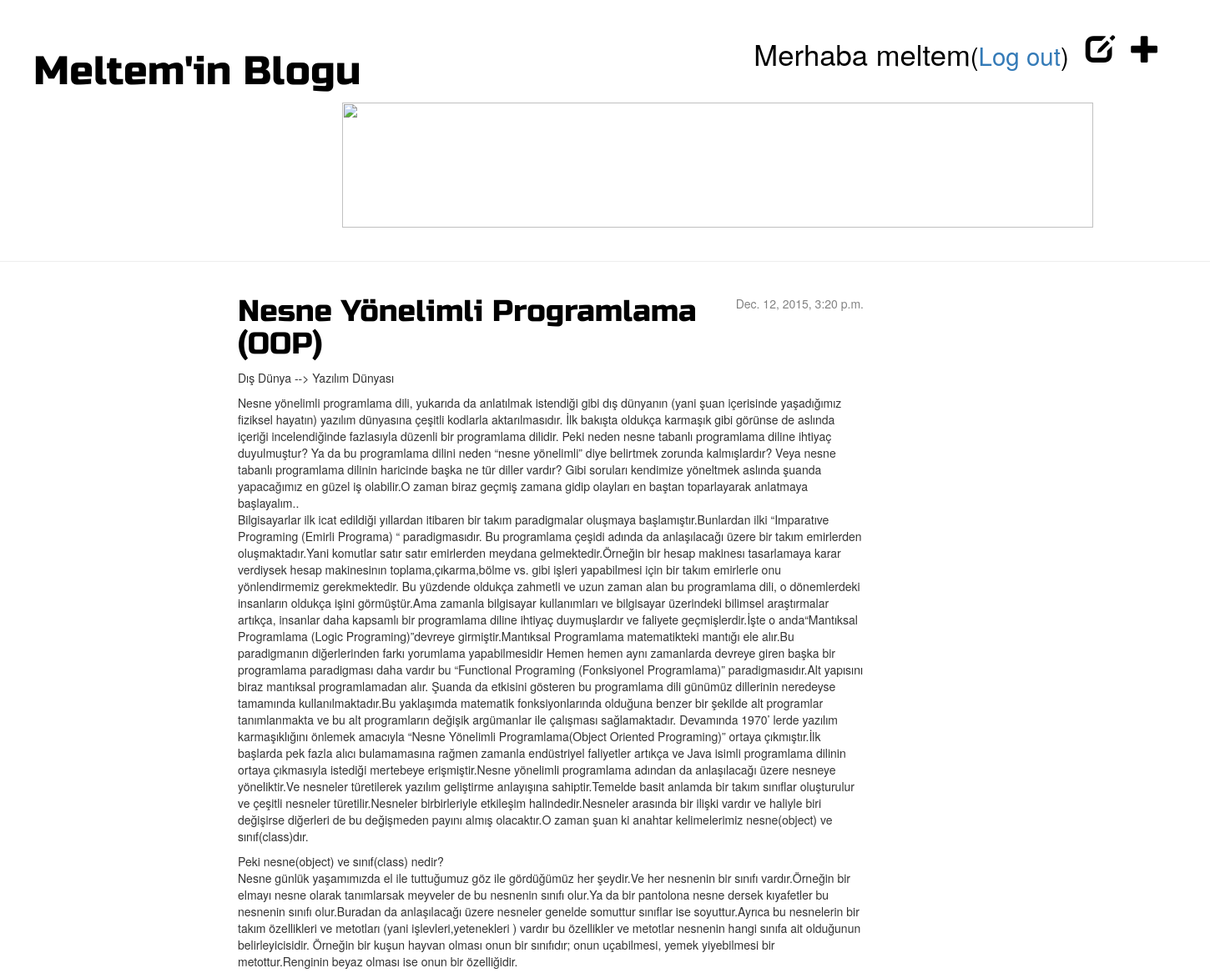
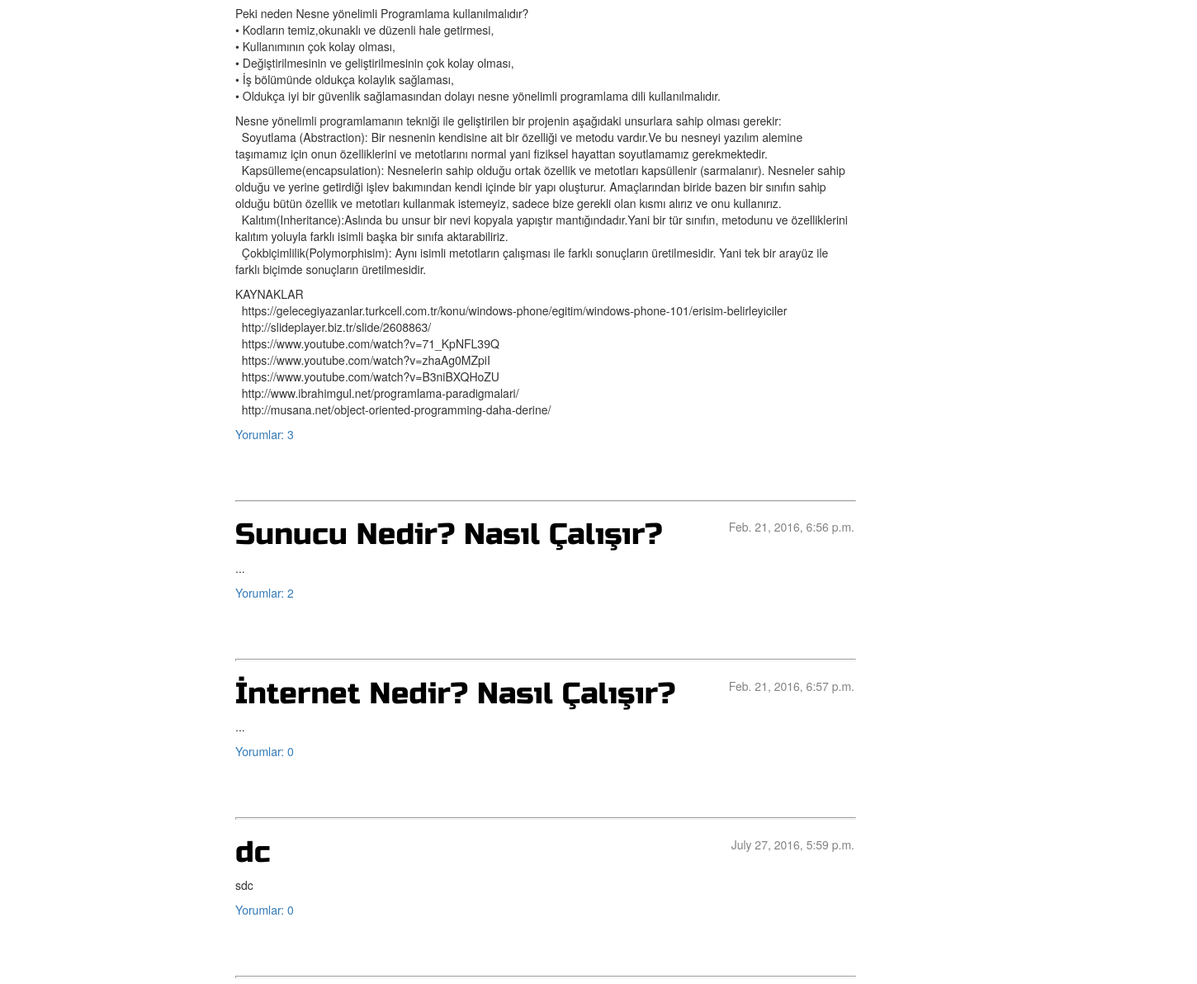
The app's page / (signed in) with its own data (2 pictures, top to bottom).
### blog/models.py (models this page shows, shortened)
class Post(models.Model):
    yazar = models.ForeignKey('auth.User')
    baslik = models.CharField(max_length=200)
    yazi = models.TextField()
    yaratilis_tarihi = models.DateTimeField(
            default=timezone.now)
    yayinlanma_tarihi = models.DateTimeField(
            blank=True, null=True)

### blog/views.py (the view)
# urls.py: url(r'^$', views.post_list, name='post_list'),
def post_list(request):
    posts = Post.objects.filter(yayinlanma_tarihi__lte=timezone.now()).order_by('yayinlanma_tarihi')
    return render(request, 'blog/post_list.html', {'posts': posts})

### blog/templates/blog/post_list.html (shortened to what this page needs)
{% extends 'blog/base.html' %}
{% load staticfiles %}
{% block content %}
    {% for post in posts %}
        <div class="post">
            <div class="date">
                {{ post.yayinlanma_tarihi }}
            </div>
            <h1><a href="{% url 'post_detail' pk=post.pk %}">{{ post.baslik }}</a></h1>
            <p>{{ post.yazi|linebreaks }}</p>
            <a href="{% url 'blog.views.post_detail' pk=post.pk %}">Yorumlar: {{ post.comments.count }}</a>
        </div>
        <hr>
    {% endfor %}
{% endblock content %}

### blog/templates/blog/base.html (shortened to what this page needs)
{% load staticfiles %}
<html>
     <head>
		<link rel="stylesheet" href="//maxcdn.bootstrapcdn.com/bootstrap/3.2.0/css/bootstrap.min.css">
		<link rel="stylesheet" href="//maxcdn.bootstrapcdn.com/bootstrap/3.2.0/css/bootstrap-theme.min.css">
		<link rel="stylesheet" href="{% static 'css/blog.css' %}">
    </head>
    <body>
        <div class="page-header">
    		{% if user.is_authenticated %}
    		<a href="{% url 'post_new' %}" class="top-menu"><span class="glyphicon glyphicon-plus"></span></a>
            <a href="{% url 'post_draft_list' %}" class="top-menu"><span class="glyphicon glyphicon-edit"></span></a>
            <p class="top-menu">Merhaba {{ user.username }}<small>(<a href="{% url 'logout' %}">Log out</a>)</small></p>
            {% else %}
            <a href="{% url 'login' %}" class="top-menu"><span class="glyphicon glyphicon-lock"></span></a>
            {% endif %}
            <h1><a href="/">Meltem'in Blogu</a></h1>
            <img src="http://2.bp.blogspot.com/-R97jzYoL7Z8/T3SWTvskGRI/AAAAAAAAAjc/_R1KFtHUpZI/s1600/1081.jpg">
        </div>
        <div class="content container">
            <div class="row">
                <div class="col-md-8">
                {% block content %}
                {% endblock %}
                </div>
            </div>
        </div>
    </body>
</html>

### blog/static/css/blog.css (style rules this page uses)
h1 a { color: black; font-family: 'Russo One'; }
.page-header img { width: 900px; height: 150px; margin: 0px 0px 0px 370px; }
.page-header { margin-top: 0; padding: 40px 40px 40px 40px; }
.page-header h1, .page-header h1 a, .page-header h1 a:visited, .page-header h1 a:active { color: black; font-size: 36pt; text-decoration: none; }
.content { margin-left: 270px; }
h1, h2, h3, h4 { font-family: 'Russo One', sans-serif; }
.post h1 { text-decoration:none; }
.date { float: right; color: #828282; }
.top-menu, .top-menu:hover, .top-menu:visited { color: black; float: right; font-size: 26pt; margin-right: 20px; }
.post { margin-bottom: 70px; }
.post h1 a, .post h1 a:visited { color: #000000; }
hr { display: block; margin-top: 0.5em; margin-bottom: 0.5em; margin-left: auto; margin-right: auto; border-style: inset; border-width: 1px; width: 750px; height: 0.5px; }
.post h1 a { text-decoration:none; }

### records on screen
Post: yayinlanma_tarihi "Dec. 12, 2015, 3:20 p.m.", baslik "Nesne Yönelimli Programlama (OOP)", yazi "Dış Dünya --> Yazılım Dünyası Nesne yönelimli programlama dili, yukarıda da anlatılmak istendiği gibi dış dünyanın (yani şuan içerisinde yaşadığımız fiziksel hayatın) yazılım dünyasına çeşitli kodlarla aktarılmasıdır. İlk bakışta oldukça karmaşık gibi görünse de aslında içeriği incelendiğinde fazlasıyla düzenli bir programlama dilidir. Peki neden nesne tabanlı programlama diline ihtiyaç duyulmuştur? Ya da bu programlama dilini neden “nesne yönelimli” diye belirtmek zorunda kalmışlardır? Veya nesne tabanlı programlama dilinin haricinde başka ne tür diller vardır? Gibi soruları kendimize yöneltmek aslında şuanda yapacağımız en güzel iş olabilir.O zaman biraz geçmiş zamana gidip olayları en…", comments.count "3"
Post: yayinlanma_tarihi "Feb. 21, 2016, 6:56 p.m.", baslik "Sunucu Nedir? Nasıl Çalışır?", yazi "...", comments.count "2"
Post: yayinlanma_tarihi "Feb. 21, 2016, 6:57 p.m.", baslik "İnternet Nedir? Nasıl Çalışır?", yazi "...", comments.count "0"
Post: yayinlanma_tarihi "July 27, 2016, 5:59 p.m.", baslik "dc", yazi "sdc", comments.count "0"

### other values on screen
{{ user.username }} "meltem"
